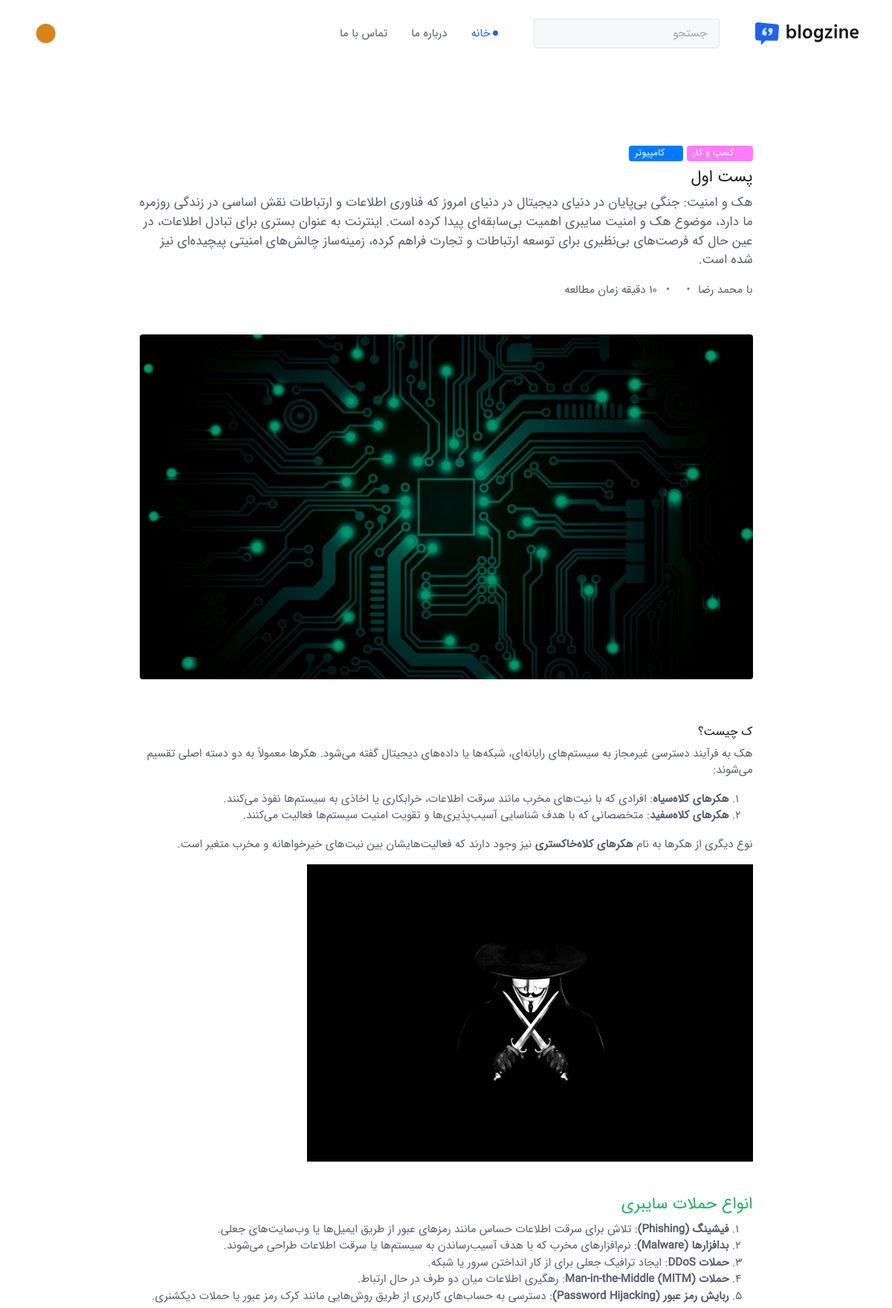
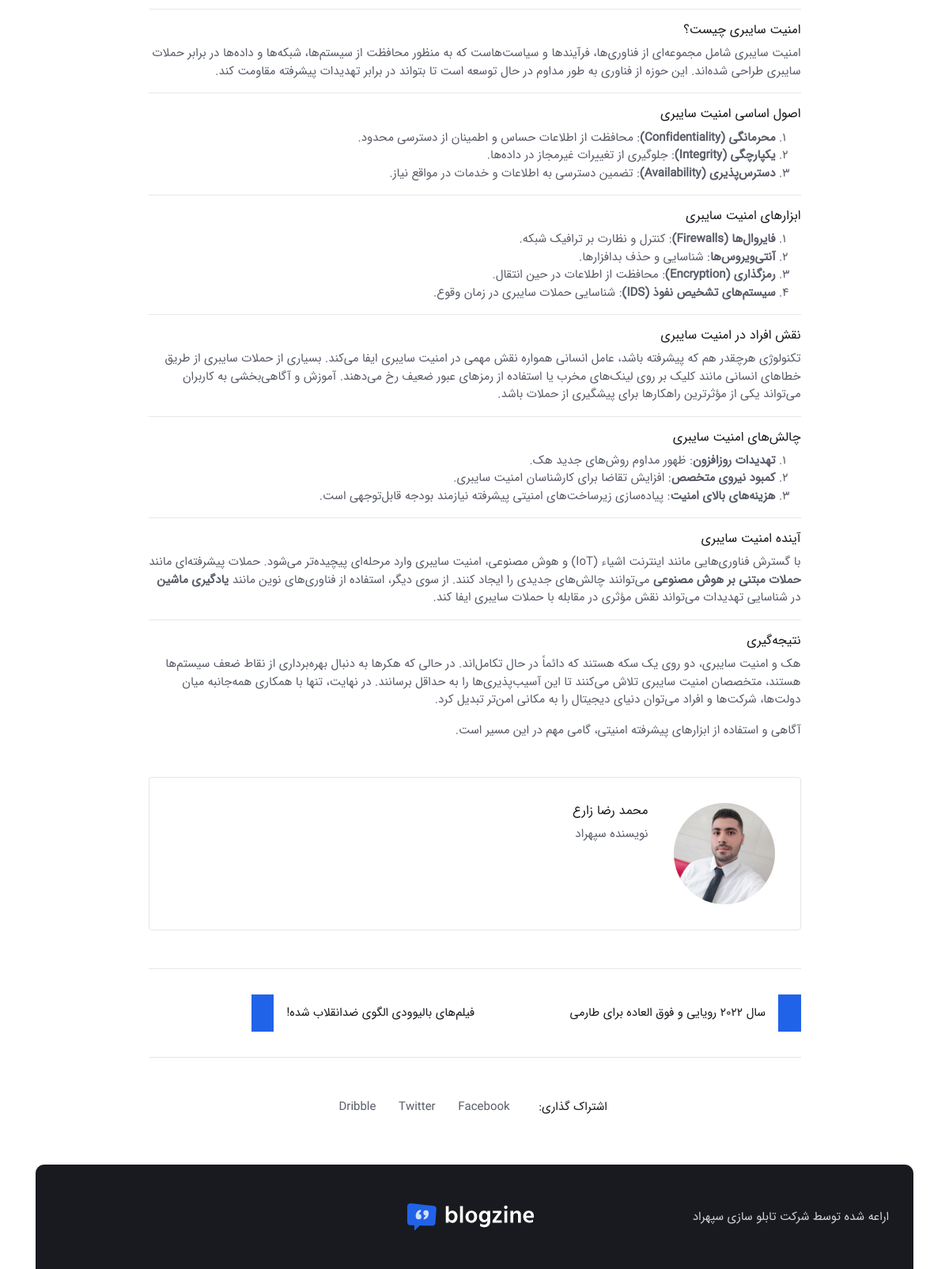
Screenshot of /پست-اول/ with the database file from the repository (2 pictures, top to bottom).
### blog/models.py (models this page shows, shortened)
class Tag(models.Model):
    name = models.CharField(max_length=255, verbose_name='نام')
    color = models.CharField(max_length=7, default='#007bff', verbose_name='کد رنگ')
    class Meta:
        verbose_name = 'برچسب'
        verbose_name_plural = 'برچسب ها'

class Post(models.Model):
    title = models.CharField(max_length=255, verbose_name='عنوان')
    slug = models.SlugField(max_length=255, unique=True, allow_unicode=True, verbose_name='عنوان در url')
    image = models.ImageField(upload_to='posts', verbose_name='تصویر')
    category = models.ForeignKey(Category, on_delete=models.CASCADE, verbose_name='دسته بندی')
    short_description = models.TextField(verbose_name='توضیح کوتاه')
    description = models.TextField(verbose_name='توضیحات')
    content = RichTextField(verbose_name='محتوا')
    author = models.ForeignKey(Author, blank=True, null=True, on_delete=models.SET_NULL, verbose_name='نویسنده')
    time_to_read = models.IntegerField(default=3, verbose_name='زمان مطالعه بر حسب دقیقه')
    tags = models.ManyToManyField(Tag, verbose_name='برچسب ها')
    is_special = models.BooleanField(default=False, verbose_name='ویژه')
    created_at = models.DateTimeField(auto_now_add=True, verbose_name='زمان ایجاد')
    released_at = models.DateTimeField(verbose_name='زمان انتشار')
    class Meta:
        ordering = ['-created_at']
        verbose_name = 'پست'
        verbose_name_plural = 'پست ها'

class Author(models.Model):
    user = models.ForeignKey(User, on_delete=models.CASCADE, verbose_name='کاربر')
    avatar = models.ImageField(upload_to='authors', verbose_name='تصویر')
    bio = models.TextField(verbose_name='بیوگرافی')
    class Meta:
        verbose_name = 'نویسنده'
        verbose_name_plural = 'نویسندگان'

### accounts/models.py (models this page shows)
class User(AbstractUser):
    def __str__(self):
        return self.username

### blog/templatetags/index_tags.py (called while the page is built)
@register.filter
def jalalidate(date):
    return JalaliDate(date).strftime('%Y/%m/%d')

### blog/views.py (called while the page is built)
    def get(self, request, slug):
        post = Post.objects.get(slug=slug)
        context = {
            'post': post
        }
        return render(request, 'blog/post_detail.html', context)

### blog/templates/blog/post_detail.html
{% extends 'master.html' %}
{% load index_tags %}
{% block content %}
    <section>
        <div class="container">
            <div class="row">
                <div class="col-lg-9 mx-auto pt-md-5">
                    {% for tag in post.tags.all %}
                        <a href="#" class="badge mb-2" style="background-color: {{ tag.color }}">
                            <i class="fas fa-circle me-2 small fw-bold"></i>{{ tag.name }}
                        </a>
                    {% endfor %}
                    <h1>{{ post.title }}</h1>
                    <p class="lead">{{ post.description }}</p>
                    <ul class="nav nav-divider align-items-center">
                        {% if post.author %}
                        <li class="nav-item">
                            <div class="nav-link">
                                با <a href="#" class="text-reset btn-link">{{ post.author.user.first_name }}</a>
                            </div>
                        </li>
                        {% endif %}
                        <li class="nav-item">{{ post.released_at|jalalidate }}</li>
                        <li class="nav-item">{{ post.time_to_read }} دقیقه زمان مطالعه</li>
                    </ul>
                    <img class="rounded mt-5" src="{{ post.image.url }}" alt="Image">
                </div>
            </div>
        </div>
    </section>
    <section class="pt-0">
        <div class="container position-relative">
            <div class="row">
                <div class="col-lg-9 mx-auto"><p>
                        {{ post.content|safe }}</p>
                    {% if post.author %}
                    <div class="d-flex p-2 p-md-4 mt-5 border rounded">
                        <a href="#">
                            <div class="avatar avatar-xxl me-2 me-md-4">
                                <img class="avatar-img rounded-circle" src="{{ post.author.avatar.url }}" alt="avatar">
                            </div>
                        </a>
                        <div>
                            <div class="d-sm-flex align-items-center justify-content-between">
                                <div>
                                    <h4 class="m-0"><a href="#">{{ post.author.user.first_name }} {{ post.author.user.last_name }}</a></h4>
                                </div>
                            </div>
                            <p class="my-2">{{ post.author.bio }}</p>
                            <ul class="nav">
                                <li class="nav-item">
                                    <a class="nav-link ps-0 pe-2 fs-5" href="#"><i
                                            class="fab fa-facebook-square"></i></a>
                                </li>
                                <li class="nav-item">
                                    <a class="nav-link px-2 fs-5" href="#"><i class="fab fa-twitter-square"></i></a>
                                </li>
                                <li class="nav-item">
                                    <a class="nav-link px-2 fs-5" href="#"><i class="fab fa-linkedin"></i></a>
                                </li>
                            </ul>
                        </div>
                    </div>
                    {% endif %}
                    <div class="row g-0 mt-5 mx-0 border-top border-bottom">
                        <div class="col-sm-6 py-3 py-md-4">
                            <div class="d-flex align-items-center position-relative">
                                <div class="bg-primary py-1">
                                    <i class="bi bi-chevron-compact-left fs-3 text-white px-1 rtl-flip"></i>
                                </div>
                                <div class="ms-3">
                                    <h5 class="m-0"><a href="#" class="stretched-link btn-link text-reset">سال 2022
                                        رویایی و فوق العاده برای طارمی</a></h5>
                                </div>
                            </div>
                        </div>
                        <div class="col-sm-6 py-3 py-md-4 text-sm-end">
                            <div class="d-flex align-items-center position-relative">
                                <div class="me-3">
                                    <h5 class="m-0"><a href="#" class="stretched-link btn-link text-reset">فیلم‌های
                                        بالیوودی الگوی ضدانقلاب شده!</a></h5>
                                </div>
                                <div class="bg-primary py-1">
                                    <i class="bi bi-chevron-compact-right fs-3 text-white px-1 rtl-flip"></i>
                                </div>
                            </div>
                        </div>
                    </div>
                </div>
            </div>
        </div>
    </section>
    <section class="pt-0">
        <div class="container">
            <div class="row">
                <div class="col-lg-9 mx-auto">
                    <div class="text-center">
                        <div class="list-group-inline list-unstyled">
                            <h6 class="mt-2 me-4 d-inline-block"><i class="fas fa-share-alt me-2"></i>اشتراک گذاری:</h6>
                            <ul class="list-inline list-unstyled d-inline-block">
                                <li class="list-inline-item"><a href="#" class="me-3 text-body">Facebook</a></li>
                                <li class="list-inline-item"><a href="#" class="me-3 text-body">Twitter</a></li>
                                <li class="list-inline-item"><a href="#" class="me-3 text-body">Dribble</a></li>
                            </ul>
                        </div>
                    </div>
                </div>
            </div>
        </div>
    </section>
{% endblock content %}

### rows the page displays
Tag: name "کسب و کار"
Tag: name "کامپیوتر"
Post: title "پست اول", description "هک و امنیت: جنگی بی‌پایان در دنیای دیجیتال در دنیای امروز که فناوری اطلاعات و ارتباطات نقش اساسی در زندگی روزمره ما دارد، موضوع هک و امنیت سایبری اهمیت بی‌سابقه‌ای پیدا کرده است. اینترنت به عنوان بستری برای تبادل اطلاعات، در عین حال که فرصت‌های بی‌نظیری برای توسعه ارتباطات و تجارت فراهم کرده، زمینه‌ساز چالش‌های امنیتی پیچیده‌ای نیز شده است.", author.user.first_name "محمد رضا", image (picture), content "ک چیست؟ هک به فرآیند دسترسی غیرمجاز به سیستم‌های رایانه‌ای، شبکه‌ها یا داده‌های دیجیتال گفته می‌شود. هکرها معمولاً به دو دسته اصلی تقسیم می‌شوند: هکرهای کلاه‌سیاه : افرادی که با نیت‌های مخرب مانند سرقت اطلاعات، خرابکاری یا اخاذی به سیستم‌ها نفوذ می‌کنند. هکرهای کلاه‌سفید : متخصصانی که با هدف شناسایی آسیب‌پذیری‌ها و تقویت امنیت سیستم‌ها فعالیت می‌کنند. نوع دیگری از هکرها به نام هکرهای کلاه‌خاکستری نیز وجود دارند که فعالیت‌هایشان بین نیت‌های خیرخواهانه و مخرب متغیر است. انواع حملات سایبری فیشینگ (Phishing) : تلاش برای سرقت اطلاعات حساس مانند رمزهای عبور از طریق ایمیل‌ها یا وب‌سایت‌های جعلی. بدافزارها (Malware) : نرم‌افزارهای مخرب که با هدف آسیب‌رساندن به سیستم‌ها یا سرقت اطلاعات طراحی…", content (picture), author.avatar (placeholder picture), author.user.last_name "زارع", author.bio "نویسنده سپهراد"
